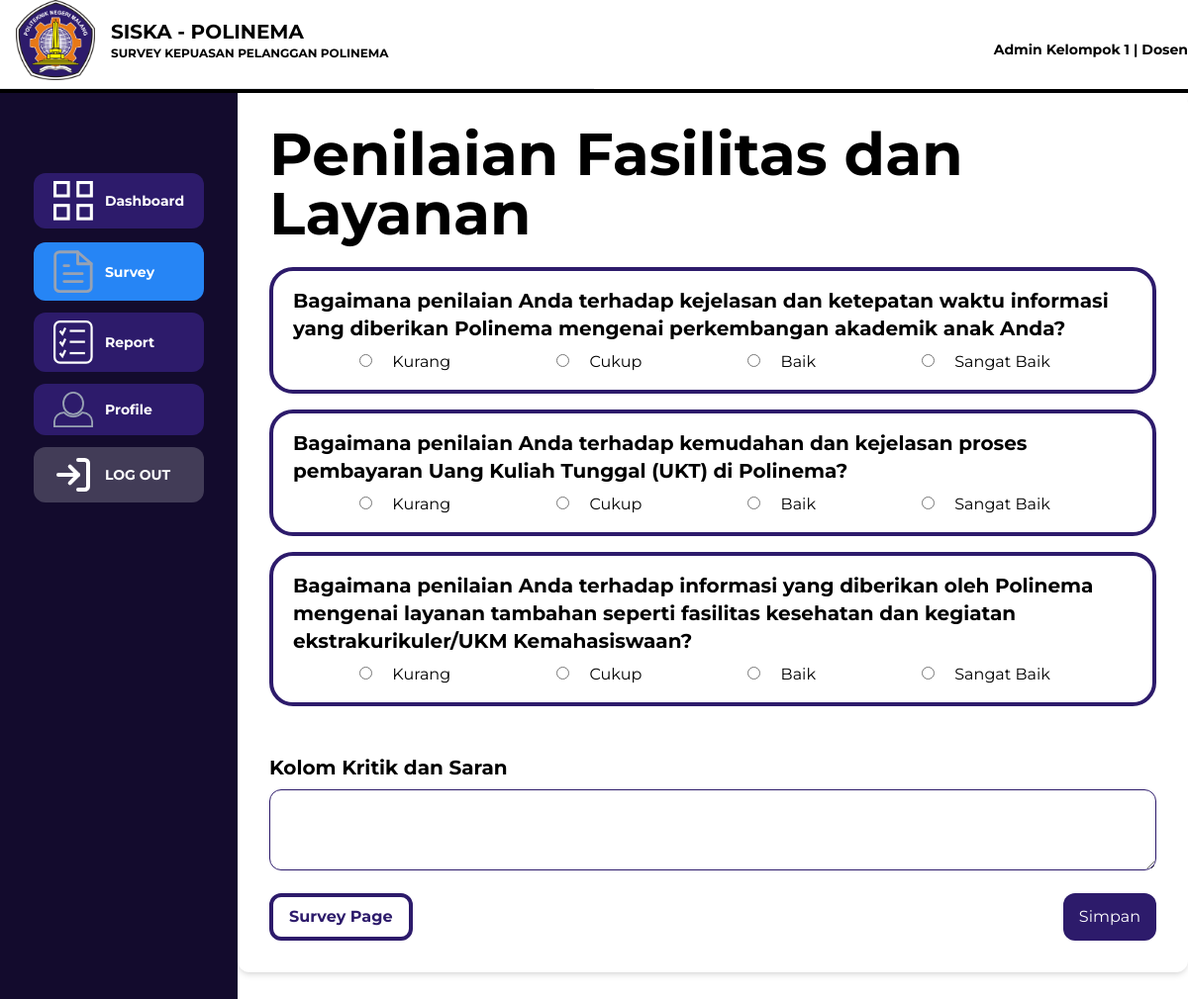
Page /wali/penilaianFasilitas_Wali.php (signed in) on the committed database.
### tables this page shows
CREATE TABLE `m_survey_soal` (
  `id_soal` int(11) NOT NULL,
  `id_survey` int(11) DEFAULT NULL,
  `id_kategori` int(11) DEFAULT NULL,
  `no_urut` int(11) DEFAULT NULL,
  `soal_jenis` enum('pilihan') DEFAULT NULL,
  `soal_nama` varchar(500) DEFAULT NULL
);

### wali/penilaianFasilitas_Wali.php (the view, shortened to what this page needs)
<?php
include 'koneksi.php';
$sql = "SELECT s.id_soal, s.id_survey id_survey, k.kategori_nama, k.id_kategori id_kategori, soal_nama FROM m_survey_soal s LEFT JOIN m_kategori k ON s.id_kategori = k.id_kategori WHERE s.id_kategori = 1 && s.id_survey=3;";
$result = mysqli_query($connect,$sql);?>
<!DOCTYPE html>
<html lang="en">
<script src="https://cdn.tailwindcss.com"></script>
<body>
    <div class="grid grid-cols-2">
        <div class="left relative">
            <div class="flex items-center gap-4 mb-2 ps-4">
                <img src="../aset/lambang-polinema1.png" class="w-20" />
                <div>
                    <h1 class="font-bold text-xl">SISKA - POLINEMA</h1>
                    <p class="text-xs font-bold">SURVEY KEPUASAN PELANGGAN POLINEMA</p>
                </div>
            </div>
        </div>
        <div class="text-sm text-end mt-10">
            <h1><b><?=$_SESSION['nama']?> | <?=$_SESSION['user_type']?></b></h1>
        </div>
        <hr />
    </div>
    <hr class="border-2 border-black" />
    <div class="grid grid-cols-5 h-screen">
        <div class="left bg-[#130B2d] py-20 relative">
            <ul class="grid grid-rows-3 gap-3 text-center text-sm items-center justify-center">
                <li class="px-5 py-2 bg-[#2D1B6B] font-bold text-white rounded-xl">
                    <a class="flex items-center gap-3" href="dashboardWali.php"><img src="../aset/dashSym.svg" class="w-10" /><span>Dashboard</span></a>
                </li>
                <li class="px-5 py-2 bg-[#2685F5] font-bold text-white rounded-xl">
                    <a class="flex items-center gap-3" href="surveyWali.php"><img src="../aset/surveySym.svg" class="w-10" /><span>Survey</span></a>
                </li>
                <li class="px-5 py-2 bg-[#2D1B6B] font-bold text-white rounded-xl">
                    <a class="flex items-center gap-3" href="reportWali.php"><img src="../aset/ReportSym.svg" class="w-10" /><span>Report</span></a>
                </li>
                <li class="px-5 py-2 bg-[#2D1B6B] font-bold text-white rounded-xl">
                    <a class="flex items-center gap-3" href="profileWali.php"><img src="../aset/profileSym.svg" class="w-10" /><span>Profile</span></a>
                </li>
                <li class="px-5 py-2 bg-[#423C57] font-bold text-white rounded-xl">
                    <a class="flex items-center gap-3" href="../logout.php"><img src="../aset/Logout.svg" class="w-10" /><span>LOG OUT</span></a>
                </li>
            </ul>
        </div>
        <div class="col-span-4">
        <main class="col-span-4">
        <div class="bg-white p-8 rounded-xl shadow-md">
        <h1 class="text-6xl font-bold mb-6">Penilaian Fasilitas dan Layanan</h1>
        <form action = "submitProses_Wali.php" method= "post">
            <div class="grid gap-4 col-span-4">
                <?php
                if ($result->num_rows > 0) {
                    while($row = $result->fetch_assoc()) {
                      ?>
                <div class="border rounded-3xl px-5 py-4 border-[#2D1B6B] border-4 w-full">
                    <h2 class="text-xl font-bold mb-2"><?=$row['soal_nama']?></h2>
                    <div class="flex justify-evenly gap-6 w-full">
                    <div>
                        <input type="radio" id="<?=$row['id_kategori'].'1'?>" name="<?=$row['id_soal']?>" value="kurang"  />
                        <label for="<?=$row['id_kategori'].'1'?>" class=" text-black py-2 px-4 rounded-xl">Kurang</label>
                    </div>
                    <div>
                        <input type="radio" id="<?=$row['id_kategori'].'2'?>" name="<?=$row['id_soal']?>" value="cukup" />
                        <label for="<?=$row['id_kategori'].'2'?>" class=" text-black py-2 px-4 rounded-xl">Cukup</label>
                    </div>
                    <div>
                        <input type="radio" id="<?=$row['id_kategori'].'3'?>" name="<?=$row['id_soal']?>" value="baik" />
                        <label for="<?=$row['id_kategori'].'3'?>" class=" text-black py-2 px-4 rounded-xl">Baik</label>
                    </div>
                    <div>
                        <input type="radio" id="<?=$row['id_kategori'].'4'?>" name="<?=$row['id_soal']?>" value="sangat baik" />
                        <label for="<?=$row['id_kategori'].'4'?>" class=" text-black py-2 px-4 rounded-xl">Sangat Baik</label>
                    </div>
                    </div>
                </div>
                <?php
                    }
                  } else {
                    echo "0 results";
                  }
                ?>
            <div class="mt-8">
                <h2 class="text-xl font-bold mb-2">Kolom Kritik dan Saran</h2>
                <textarea class="w-full p-4 rounded-xl border border-[#2D1B6B]" name="saran"></textarea>
            </div>
            <div>
            <div class="flex justify-between w-full">
            <button class="bg-white text-[#2D1B6B] border-[#2D1B6B] py-2 px-4 rounded-xl border-[#2D1B6B] border-4" type="back"><a href="surveyWali.php"><b>Survey Page</b></a></button>
            <button class="end-content bg-[#2D1B6B] text-white py-2 px-4 rounded-xl" type="submit">Simpan</button>
            </div>
            </div>
        </form>
    </div>
</main>
        </div>
    </div>
</body>
</html>

### wali/penilaianFasilitas_Wali.php (style rules this page uses)
body { font-family: "Montserrat"; font-style: normal; font-weight: 400; }

### rows in the picture
m_survey_soal: soal_nama "Bagaimana penilaian Anda terhadap kejelasan dan ketepatan waktu informasi yang diberikan Polinema mengenai perkembangan akademik anak Anda?"
m_survey_soal: soal_nama "Bagaimana penilaian Anda terhadap kemudahan dan kejelasan proses pembayaran Uang Kuliah Tunggal (UKT) di Polinema?"
m_survey_soal: soal_nama "Bagaimana penilaian Anda terhadap informasi yang diberikan oleh Polinema mengenai layanan tambahan seperti fasilitas kesehatan dan kegiatan ekstrakurikuler/UKM Kemahasiswaan?"

### other values in the picture
$_SESSION['nama'] "Admin Kelompok 1"
$_SESSION['user_type'] "Dosen"
